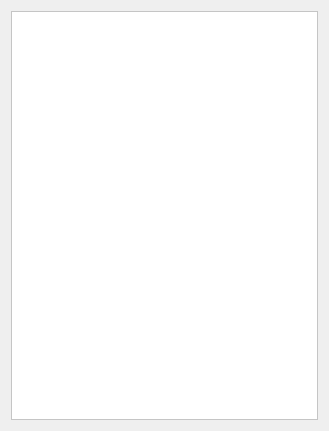
<?xml version="1.0" encoding="UTF-8"?>
<ui version="4.0">
 <class>Form</class>
 <widget class="QWidget" name="Form">
  <property name="geometry">
   <rect>
    <x>0</x>
    <y>0</y>
    <width>329</width>
    <height>431</height>
   </rect>
  </property>
  <property name="minimumSize">
   <size>
    <width>329</width>
    <height>431</height>
   </size>
  </property>
  <property name="maximumSize">
   <size>
    <width>10000</width>
    <height>10000</height>
   </size>
  </property>
  <property name="windowTitle">
   <string>iOSA - Apriori Filters</string>
  </property>
  <property name="styleSheet">
   <string notr="true">QFrame {
	background-color: rgb(255, 255, 255);
}

QSlider::groove:horizontal {
    border: 1px solid;
	border-color: rgb(17, 0, 255);
    height: 10px;
    margin: 0px;
}

QSlider::handle:horizontal {
    background-color: rgb(11, 175, 225);
    border: 1px solid;
	border-color: rgb(11, 175, 225);
    height: px;
    width: 8px;
	margin: -15px 0px;
}</string>
  </property>
  <layout class="QHBoxLayout" name="horizontalLayout">
   <item>
    <widget class="QFrame" name="frame">
     <property name="styleSheet">
      <string notr="true">QLabel {
	font-size: 20px;
}
</string>
     </property>
     <property name="frameShape">
      <enum>QFrame::StyledPanel</enum>
     </property>
     <property name="frameShadow">
      <enum>QFrame::Raised</enum>
     </property>
     <layout class="QVBoxLayout" name="verticalLayout_2">
      <item>
       <layout class="QGridLayout" name="mainGridLayout">
        <property name="spacing">
         <number>0</number>
        </property>
       </layout>
      </item>
     </layout>
    </widget>
   </item>
  </layout>
 </widget>
 <resources/>
 <connections/>
</ui>
